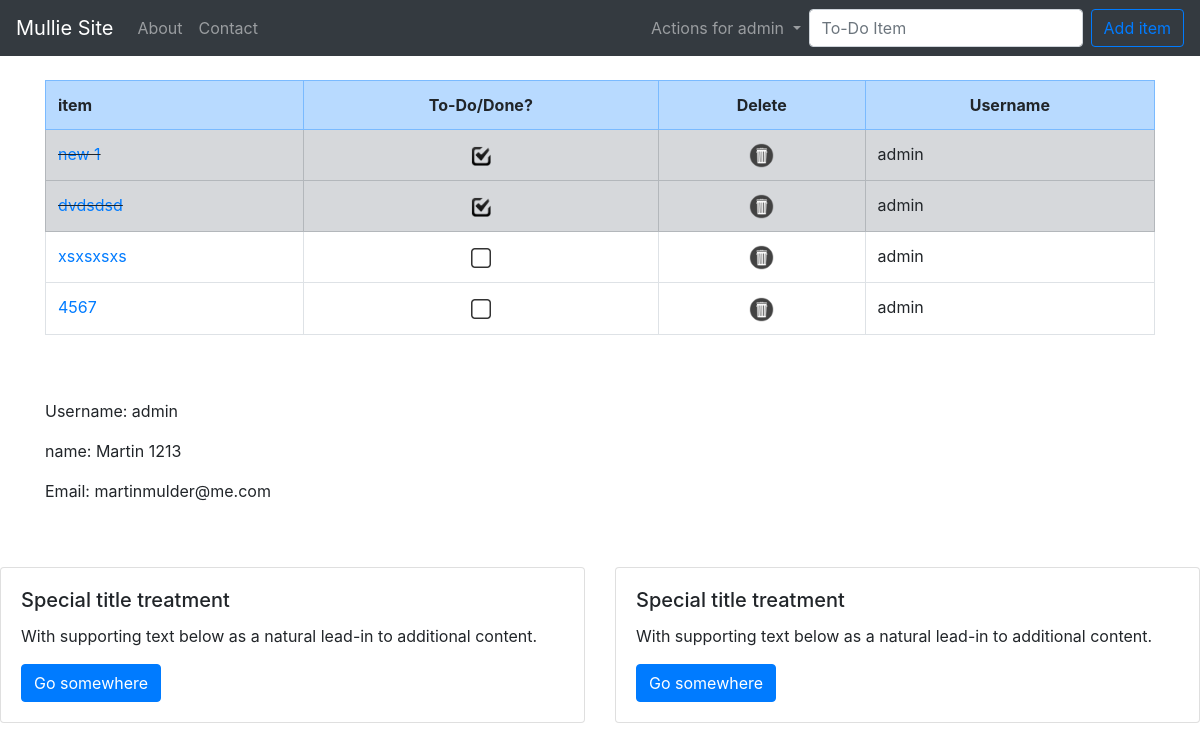
The app's page / (signed in) with its own data.
### pages/models.py (models this page shows, shortened)
class ToDoList(models.Model):
    item = models.CharField(max_length=200, blank=False, null=False)
    completed = models.BooleanField(default=False)
    user = models.CharField(max_length=20)

### pages/views.py (the view)
# urls.py: path('', views.home, name="home"),
def home(request):
    if request.method == 'POST':
        form = ListForm(request.POST or None)
        if form.is_valid():
            form.save()
            all_items = ToDoList.objects.all
            messages.success(request, ('To-Do items was added!'))
            return render(request, "home.html", {'all_items' : all_items})
    else:
        all_items = ToDoList.objects.all
        return render(request, "home.html", {'all_items' : all_items})

### pages/templates/home.html (shortened to what this page needs)
{% extends 'base.html' %}
{% load static %}
{% block content %}
{% if all_items %}
<table class='table table-bordered'>
        <tr class="table-primary">
                <th>item</th>
                <th><center>To-Do/Done?</center></th>
                <th><center>Delete</center></th>
                <th><center>Username</center></th>
            </tr>
    {% for things in all_items %}
    {% if user.username == things.user %}
        {% if things.completed %}
            <tr class="table-secondary">
                    <td class="striker"><a href="{% url 'edit_list' things.id %}">{{ things.item}}</a></td>
                    <td><center><a href="{% url 'uncross' things.id %}"><img src="static/images/checkbox_checked.png" width="20" height="20" title="Checked" alt="checked"></a></center></td>
                    <td><center><a href="{% url 'delete' things.id %}"><img src="static/images/delete.png" width="25" height="25" title="Delete" alt="delete"></a></center></td>
                    <td>{{ things.user}}</td>
        {% else %}
            <tr>
                    <td><a href="{% url 'edit_list' things.id %}">{{ things.item}}</a></td>
                    <td><center><a href="{% url 'cross_off' things.id %}"><img src="static/images/checkbox_unchecked.png" width="20" height="20" title="Unchecked" alt="unchecked"></a></center></td>
                    <td><center><a href="{% url 'delete' things.id %}"><img src="static/images/delete.png" width="25" height="25" title="Delete" alt="delete"></a></center></td>
                    <td>{{ things.user }}</td>
        {% endif %}
    {% endif %}
        </tr>
        {% endfor %}
</table>
{% endif %}
{% if user.is_authenticated %}
<br><br>
    <p>Username: {{ user.username }}</p>
    <p>name: {{ user.first_name}} {{ user.last_name }}</p>
    <p>Email: {{ user.email }}</p>
{% else%}
    You are not logged in, go to <a href="{% url 'login' %}">Login</a>
{% endif %}
{% endblock %}

### pages/templates/base.html (shortened to what this page needs)
{% load static %}
<!doctype html>
<html lang="en">
  <head>
    <link rel="stylesheet" href="https://stackpath.bootstrapcdn.com/bootstrap/4.2.1/css/bootstrap.min.css">
    <link rel="stylesheet" href="{% static 'css/my_style.css' %}">
  </head>
  <body>
        <nav class="navbar navbar-expand-lg navbar-dark bg-dark">
                <a class="navbar-brand" href="{% url 'home' %}">Mullie Site</a>
                <div class="collapse navbar-collapse" id="navbarSupportedContent">
                  <ul class="navbar-nav mr-auto">
                    <li class="nav-item">
                            <a class="nav-link" href="{% url 'about' %}">About</a>
                    </li>
                    <li class="nav-item">
                            <a class="nav-link" href="{% url 'contact' %}">Contact</a>
                    </li>
                  </ul>
                  <ul class="navbar-nav ml-auto">
                        <li class="nav-item dropdown">
                          <a class="nav-link dropdown-toggle" href="#" id="navbarDropdown" role="button" data-toggle="dropdown" aria-haspopup="true" aria-expanded="false">
                              {% if user.is_authenticated %}
                                Actions for {{ user.username }}
                              {% else %}
                                Login Actions
                              {% endif %}
                          </a>
                        </li>
                      </ul>
                      {% if user.is_authenticated %}
                        <form class="form-inline my-2 my-lg-0" method="POST">
                          <input class="form-control mr-sm-2" type="search" placeholder="To-Do Item" aria-label="To-Do Item" name="item">
                          <button class="btn btn-outline-primary my-2 my-sm-0" type="submit">Add item</button>
                        </form>
                      {% endif %}
                </div>
              </nav>
<BR>
 <div class="container">
 {% block content %}
 {% endblock %}
</div>
<BR><BR>
    <div class="row">
            <div class="col-sm-6">
              <div class="card">
                <div class="card-body">
                  <h5 class="card-title">Special title treatment</h5>
                  <p class="card-text">With supporting text below as a natural lead-in to additional content.</p>
                  <a href="#" class="btn btn-primary">Go somewhere</a>
                </div>
              </div>
            </div>
            <div class="col-sm-6">
              <div class="card">
                <div class="card-body">
                  <h5 class="card-title">Special title treatment</h5>
                  <p class="card-text">With supporting text below as a natural lead-in to additional content.</p>
                  <a href="#" class="btn btn-primary">Go somewhere</a>
                </div>
              </div>
            </div>
          </div>
  </body>
</html>

### pages/static/css/my_style.css (style rules this page uses)
.striker { text-decoration: line-through; }

### records on screen
ToDoList: item "new 1", completed True (drawn), user "admin"
ToDoList: item "dvdsdsd", completed True (drawn), user "admin"
ToDoList: item "xsxsxsxs", completed False (drawn), user "admin"
ToDoList: item "4567", completed False (drawn), user "admin"

### other values on screen
{{ user.username }} "admin"
{{ user.first_name }} "Martin"
{{ user.last_name }} "1213"
{{ user.email }} "martinmulder@me.com"
